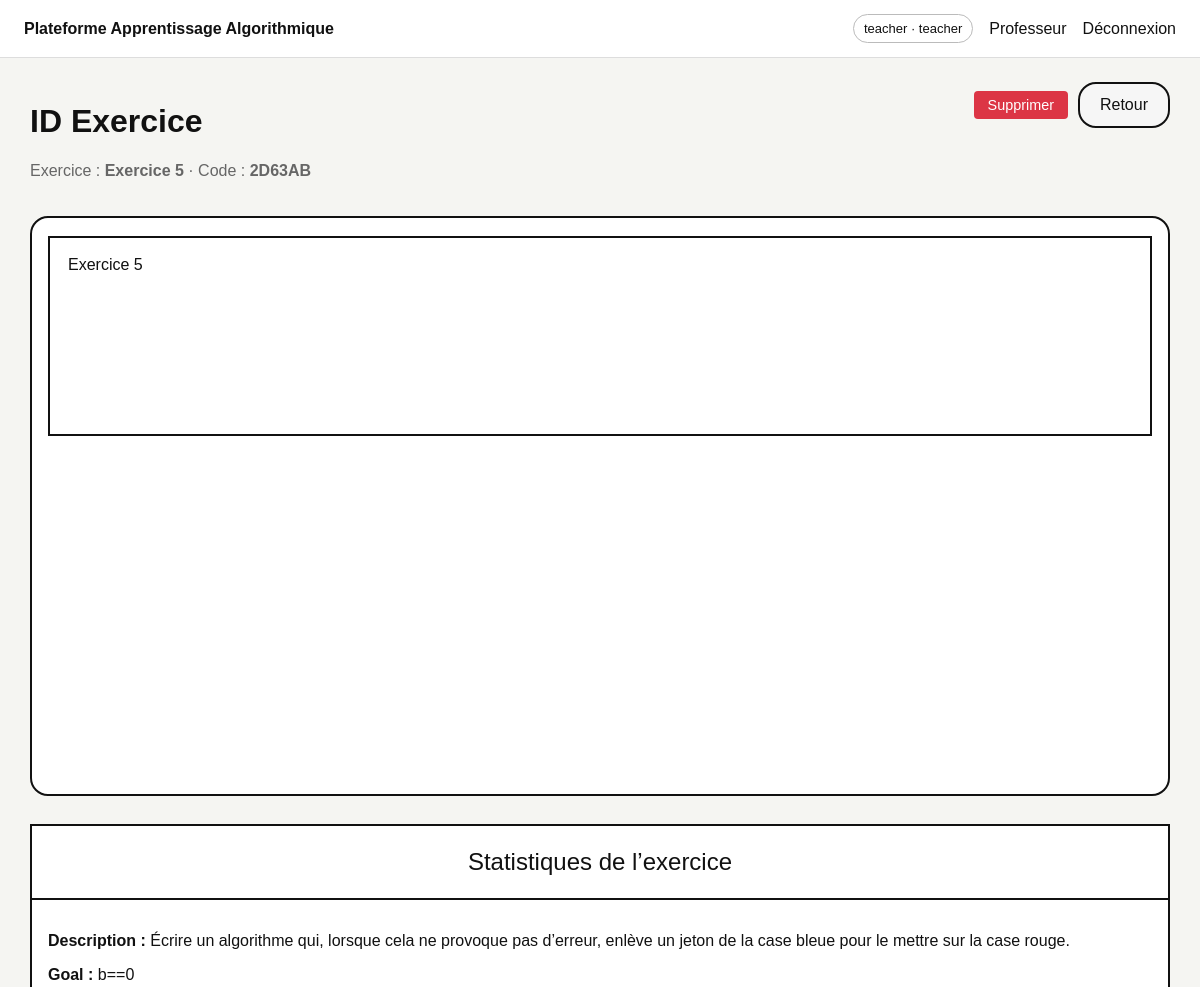
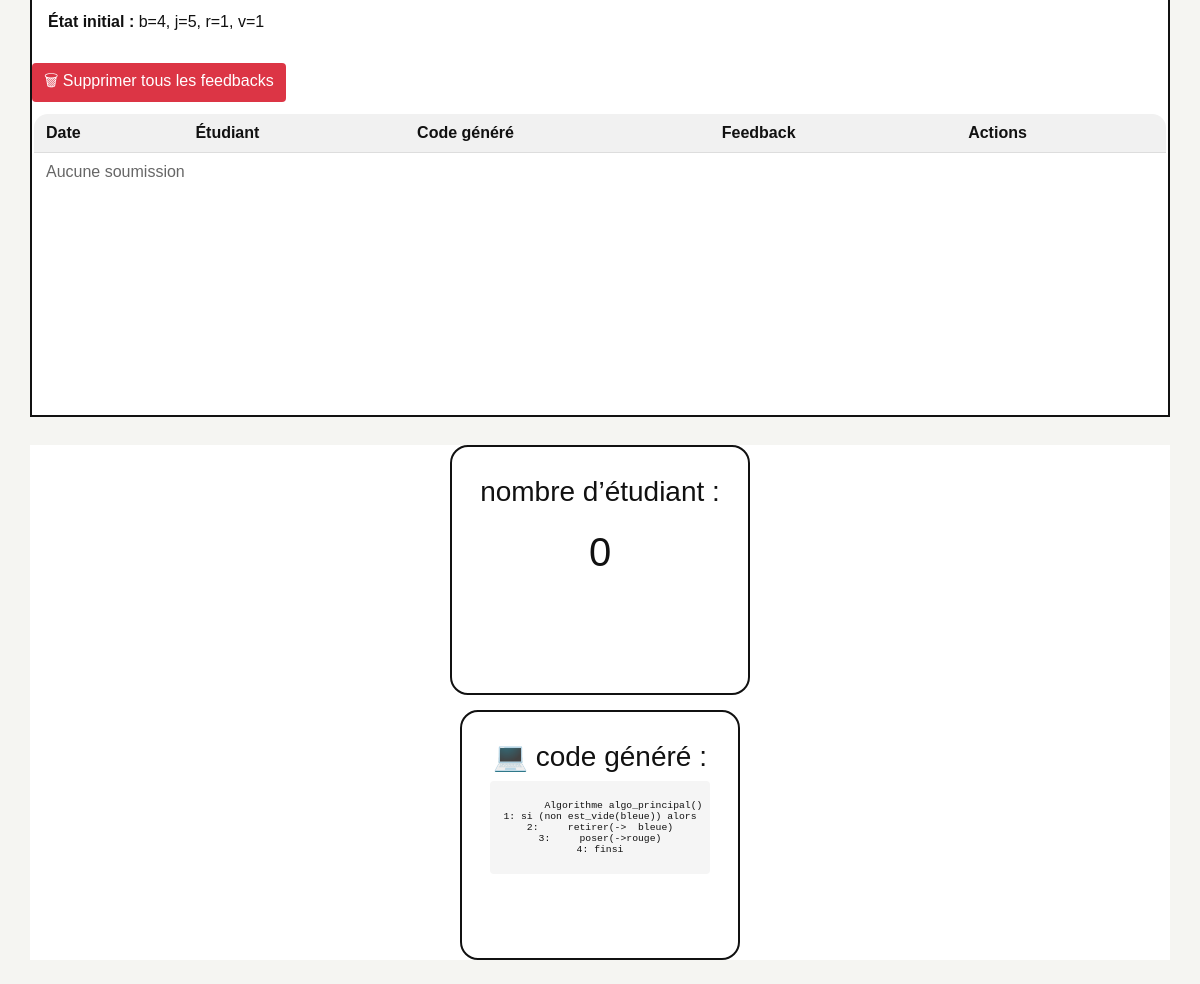
The app's page /teacher/session/6 (signed in) with its own data (2 pictures, top to bottom).
### tables this page shows
CREATE TABLE exercises (
        id INTEGER PRIMARY KEY AUTOINCREMENT,
        title TEXT NOT NULL,
        description TEXT NOT NULL,
        init_b INTEGER NOT NULL,
        init_j INTEGER NOT NULL,
        init_r INTEGER NOT NULL,
        init_v INTEGER NOT NULL,
        goal_condition TEXT NOT NULL,
        max_steps INTEGER NOT NULL DEFAULT 30,
        problem_json TEXT NOT NULL,
        is_published INTEGER NOT NULL DEFAULT 0,
        session_code TEXT,
        created_by INTEGER,
        created_at DATETIME DEFAULT CURRENT_TIMESTAMP
    );

### app.py (the view, shortened to what this page needs)
@app.route('/teacher/session/<int:exercise_id>')
@login_required('teacher')
def teacher_session(exercise_id):
    ex, _ = get_exercise(exercise_id)
    if not ex:
        return redirect(url_for('teacher_dashboard'))
    db = get_db()
    rows = db.execute('''
        SELECT s.*, u.username FROM submissions s JOIN users u ON u.id=s.student_id WHERE exercise_id=? ORDER BY created_at DESC
    ''', (exercise_id,)).fetchall()
    submissions = []
    problem = json.loads(ex['problem_json'])
    pseudocode = problem.get('pseudocode_reference', '')
    return render_template('teacher_session.html',exercise=ex,submissions=submissions,pseudocode=pseudocode)

### app.py (called while the page is built)
def get_db():
    if 'db' not in g:
        g.db = sqlite3.connect(DB_PATH)
        g.db.row_factory = sqlite3.Row
    return g.db

def login_required(role=None):
    def deco(fn):
        @wraps(fn)
        def wrapper(*args, **kwargs):
            if 'user_id' not in session:
                return redirect(url_for('login'))
            if role and session.get('role') != role:
                return redirect(url_for('index'))
            return fn(*args, **kwargs)
        return wrapper
    return deco

def get_exercise(exercise_id: int):
    db = get_db()
    ex = db.execute('SELECT * FROM exercises WHERE id=?', (exercise_id,)).fetchone()
    rules = db.execute('SELECT * FROM exercise_rules WHERE exercise_id=? ORDER BY position,id', (exercise_id,)).fetchall()
    return ex, rules

### templates/teacher_session.html (shortened to what this page needs)
{% extends 'base.html' %}
{% block content %}
<div class="section-head">
  <div>
    <h1>ID Exercice</h1>
    <p class="muted">Exercice : <b>{{ exercise.title }}</b> · Code : <b>{{ exercise.session_code or 'non publié' }}</b>
    </p>
  </div>
  <div style="display: flex; gap: 10px; align-items: center;">
    <button class="delete-btn" id="deleteExerciseBtn" data-id="{{ exercise.id }}"
      style="color: white; background-color: #dc3545; border: none; padding: 6px 14px; border-radius: 4px; cursor: pointer; font-size: 0.9em;">Supprimer</button>
    <a class="secondary-btn" href="{{ url_for('teacher_dashboard') }}">Retour</a>
  </div>
</div>
<div class="session-layout">
  <aside class="left-list-panel">
    <div class="list-box single-item">{{ exercise.title }}</div>
  </aside>
  <section class="stats-panel">
    <div class="panel-title">Statistiques de l’exercice</div>
    <div class="exercise-meta">
      <p><b>Description :</b> {{ exercise.description }}</p>
      <p><b>Goal :</b> {{ exercise.goal_condition }}</p>
      <p><b>État initial :</b> b={{ exercise.init_b }}, j={{ exercise.init_j }}, r={{ exercise.init_r }}, v={{
        exercise.init_v }}</p>
    </div>
    <button id="delete-all-btn"
      style="background:#dc3545;color:white;border:none;padding:6px 12px;border-radius:4px;cursor:pointer;margin-bottom:10px;">
      🗑 Supprimer tous les feedbacks
    </button>
    <table class="data-table">
      <thead>
        <tr>
          <th>Date</th>
          <th>Étudiant</th>
          <th>Code généré</th>
          <th>Feedback</th>
          <th>Actions</th>
        </tr>
      </thead>
      <tbody>
        {% for s in submissions %}
        <tr id="row-{{ s.id }}">
          <td>{{ s.created_at }}</td>
          <td>{{ s.username }}</td>
          <td>
            <pre class="mini-pre">{{ s.generated_code }}</pre>
          </td>
          <td>
            {% if s.feedback.contre_exemple %}
            <span class="feedback-badge feedback-error">✗ Incorrect</span>
            <div class="feedback-detail">{{ s.feedback.contre_exemple }}</div>
            {% elif s.feedback %}
            <span class="feedback-badge feedback-ok">✓ Code correct</span>
            {% else %}
            <span class="feedback-badge feedback-pending">—</span>
            {% endif %}
          </td>
          <td>
            <button class="delete-submission-btn" data-id="{{ s.id }}"
              style="background:#dc3545;color:white;border:none;padding:4px 10px;border-radius:4px;cursor:pointer;font-size:0.82em;">
              🗑 Supprimer
            </button>
          </td>
        </tr>
        {% else %}
        <tr>
          <td colspan="5" class="muted">Aucune soumission</td>
        </tr>
        {% endfor %}
      </tbody>
    </table>
  </section>
  <aside class="students-panel">
    <div class="students-box">
      <div class="students-label">nombre d’étudiant :</div>
      <div class="students-value">{{ submissions|length }}</div>
    </div>
    <div class="students-box">
      <div class="students-label">💻 code généré :</div>
      <div style="
      background:#f5f5f5;
      padding:8px;
      border-radius:4px;
      margin-top:8px;
      max-height:200px;
      overflow:auto;
      font-family:monospace;
      font-size:0.75em;
      white-space:pre-wrap;
      word-break:break-word;
    ">
        {{ pseudocode }}
      </div>
    </div>
  </aside>
  {% endblock %}

### static/css/style.css (style rules this page uses)
:root { --bg: #f5f5f2; --panel: #ffffff; --border: #111; --muted: #666; --green: #68d05f; --green-dark: #46ad3c; --red: #f56a69; }
* { box-sizing: border-box }
body { margin: 0; font-family: Arial, Helvetica, sans-serif; background: var(--bg); color: #111 }
input, textarea, select, button { font: inherit }
.primary-btn, .secondary-btn { display: inline-flex; align-items: center; justify-content: center; padding: 12px 20px; border: 2px solid #111; border-radius: 18px; text-decoration: none; cursor: pointer; background: #fff; color: #111 }
.secondary-btn { background: #f6f6f6 }
.muted { color: var(--muted) }
.section-head { display: flex; justify-content: space-between; align-items: flex-start; margin-bottom: 20px; gap: 12px }
.data-table { width: 100%; border-collapse: collapse; background: #fff; border: 2px solid #111; border-radius: 16px; overflow: hidden }
.data-table th, .data-table td { padding: 10px 12px; border-bottom: 1px solid #ddd; vertical-align: top }
.data-table th { background: #f1f1f1; text-align: left }
.session-layout { display: grid; grid-template-columns: 280px 1fr 280px; gap: 28px; align-items: start }
.left-list-panel, .stats-panel, .students-panel, .create-main, .preview-panel, .blocks-panel, .workspace-panel, .feedback-panel, .init-box, .rule-card { background: #fff }
.left-list-panel { border: 2px solid #111; border-radius: 18px; padding: 18px 16px; min-height: 580px }
.list-box { border: 2px solid #111; padding: 18px; min-height: 460px; display: flex; flex-direction: column; gap: 18px }
.list-box.single-item { min-height: 200px }
.stats-panel { border: 2px solid #111; border-radius: 0; padding: 0; min-height: 580px }
.panel-title { font-size: 24px; text-align: center; padding: 22px; border-bottom: 2px solid #111 }
.students-panel { display: flex; flex-direction: column; align-items: center; gap: 15px; }
.students-box { border: 2px solid #111; border-radius: 18px; padding: 28px; min-width: 220px; min-height: 250px; text-align: center; background: #fff }
.students-label { font-size: 28px; line-height: 1.2 }
.students-value { font-size: 40px; margin-top: 22px }
.exercise-meta { padding: 16px }
@media (max-width: 1200px) { .teacher-create-layout, .student-layout, .session-layout { grid-template-columns: 1fr } }

### records on screen
exercises: title "Exercice 5", session_code "2D63AB", description "Écrire un algorithme qui, lorsque cela ne provoque pas d’erreur, enlève un jeton de la case bleue pour le mettre sur la case rouge.", goal_condition "b==0", init_b "4", init_j "5", init_r "1", init_v "1"

### other values on screen
{{ session.get('username') }} "teacher"
{{ session.get('role') }} "teacher"
{{ submissions|length }} "0"
{{ pseudocode }} "Algorithme algo_principal() 1: si (non est_vide(bleue)) alors 2: retirer(-> bleue) 3: poser(->rouge) 4: finsi"
